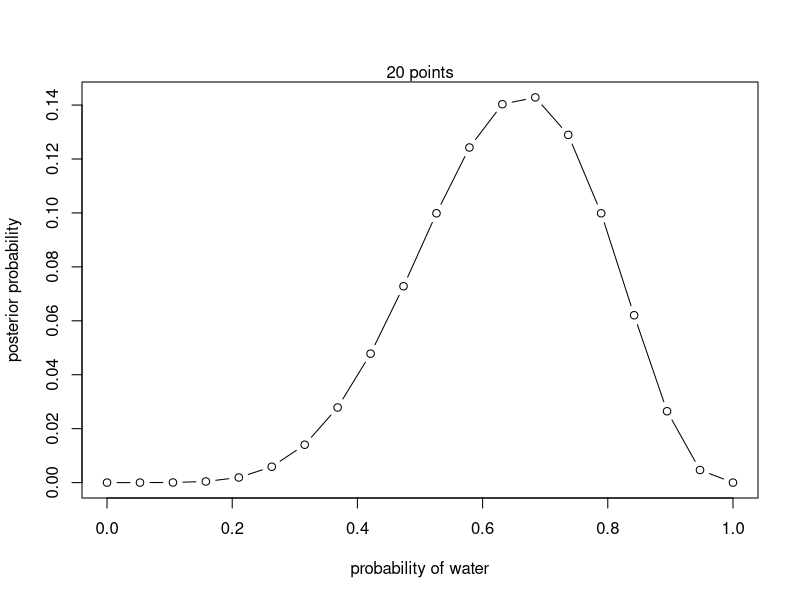
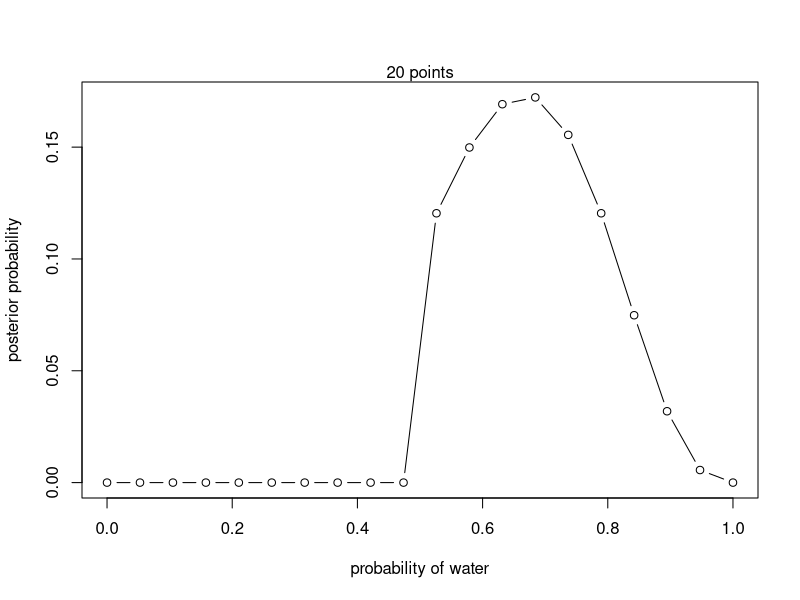

Source code (R) for these figures, in order: (Note: this script raises an error after producing the figures.)
## ---- chunk 1
p_grid <- seq( from=0 , to=1 , length.out=20  )

posterior_grid <- function(prior) {
  likelihood <- dbinom(6, size=9, prob=p_grid)
  unstd.posterior <- likelihood * prior
  posterior <- unstd.posterior / sum(unstd.posterior)
  plot(p_grid,posterior,type='b', xlab='probability of water', ylab='posterior probability')
  mtext("20 points")
}

posterior_grid( rep(1,20) )
## ---- chunk 2
prior <- ifelse( p_grid < 0.5, 0, 1 )
posterior_grid( prior )
## ---- chunk 3
prior <- exp( -5*abs( p_grid - 0.5 ) )
plot_posterior_grid( prior )
